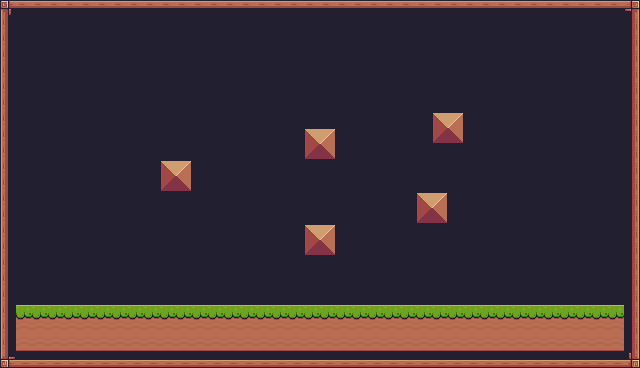

This is a level from a 2D game, rendered from its Tiled map with the project's own tilesets. A one-line summary and the complete map file follow:
An orthogonal 40x23 tile map with 16x16 px tiles, 1 tile layer (Background), 1 hidden layer not drawn.

<map version="1.10" tiledversion="1.10.2" orientation="orthogonal" renderorder="right-down" width="40" height="23" tilewidth="16" tileheight="16" infinite="0" nextlayerid="3" nextobjectid="1">
 <tileset firstgid="1" source="Terrain_16by16.tsx" />
 <layer id="1" name="Background" width="40" height="23">
  <data encoding="csv">
89,90,90,90,90,90,90,90,90,90,90,90,90,90,90,90,90,90,90,90,90,90,90,90,90,90,90,90,90,90,90,90,90,90,90,90,90,90,90,91,
111,24,24,24,24,24,24,24,24,24,24,24,24,24,24,24,24,24,24,24,24,24,24,24,24,24,24,24,24,24,24,24,24,24,24,24,24,24,24,113,
111,24,24,24,24,24,24,24,24,24,24,24,24,24,24,24,24,24,24,24,24,24,24,24,24,24,24,24,24,24,24,24,24,24,24,24,24,24,24,113,
111,24,24,24,24,24,24,24,24,24,24,24,24,24,24,24,24,24,24,24,24,24,24,24,24,24,24,24,24,24,24,24,24,24,24,24,24,24,24,113,
111,24,24,24,24,24,24,24,24,24,24,24,24,24,24,24,24,24,24,24,24,24,24,24,24,24,24,24,24,24,24,24,24,24,24,24,24,24,24,113,
111,24,24,24,24,24,24,24,24,24,24,24,24,24,24,24,24,24,24,24,24,24,24,24,24,24,24,24,24,24,24,24,24,24,24,24,24,24,24,113,
111,24,24,24,24,24,24,24,24,24,24,24,24,24,24,24,24,24,24,24,24,24,24,24,24,24,24,24,24,24,24,24,24,24,24,24,24,24,24,113,
111,24,24,24,24,24,24,24,24,24,24,24,24,24,24,24,24,24,24,24,24,24,24,24,24,24,24,36,37,24,24,24,24,24,24,24,24,24,24,113,
111,24,24,24,24,24,24,24,24,24,24,24,24,24,24,24,24,24,24,36,37,24,24,24,24,24,24,58,59,24,24,24,24,24,24,24,24,24,24,113,
111,24,24,24,24,24,24,24,24,24,24,24,24,24,24,24,24,24,24,58,59,24,24,24,24,24,24,24,24,24,24,24,24,24,24,24,24,24,24,113,
111,24,24,24,24,24,24,24,24,24,36,37,24,24,24,24,24,24,24,24,24,24,24,24,24,24,24,24,24,24,24,24,24,24,24,24,24,24,24,113,
111,24,24,24,24,24,24,24,24,24,58,59,24,24,24,24,24,24,24,24,24,24,24,24,24,24,24,24,24,24,24,24,24,24,24,24,24,24,24,113,
111,24,24,24,24,24,24,24,24,24,24,24,24,24,24,24,24,24,24,24,24,24,24,24,24,24,36,37,24,24,24,24,24,24,24,24,24,24,24,113,
111,24,24,24,24,24,24,24,24,24,24,24,24,24,24,24,24,24,24,24,24,24,24,24,24,24,58,59,24,24,24,24,24,24,24,24,24,24,24,113,
111,24,24,24,24,24,24,24,24,24,24,24,24,24,24,24,24,24,24,36,37,24,24,24,24,24,24,24,24,24,24,24,24,24,24,24,24,24,24,113,
111,24,24,24,24,24,24,24,24,24,24,24,24,24,24,24,24,24,24,58,59,24,24,24,24,24,24,24,24,24,24,24,24,24,24,24,24,24,24,113,
111,24,24,24,24,24,24,24,24,24,24,24,24,24,24,24,24,24,24,24,24,24,24,24,24,24,24,24,24,24,24,24,24,24,24,24,24,24,24,113,
111,24,24,24,24,24,24,24,24,24,24,24,24,24,24,24,24,24,24,24,24,24,24,24,24,24,24,24,24,24,24,24,24,24,24,24,24,24,24,113,
111,24,24,24,24,24,24,24,24,24,24,24,24,24,24,24,24,24,24,24,24,24,24,24,24,24,24,24,24,24,24,24,24,24,24,24,24,24,24,113,
111,8,8,8,8,8,8,8,8,8,8,8,8,8,8,8,8,8,8,8,8,8,8,8,8,8,8,8,8,8,8,8,8,8,8,8,8,8,8,113,
111,30,30,30,30,30,30,30,30,30,30,30,30,30,30,30,30,30,30,30,30,30,30,30,30,30,30,30,30,30,30,30,30,30,30,30,30,30,30,113,
111,52,52,52,52,52,52,52,52,52,52,52,52,52,52,52,52,52,52,52,52,52,52,52,52,52,52,52,52,52,52,52,52,52,52,52,52,52,52,113,
133,134,134,134,134,134,134,134,134,134,134,134,134,134,134,134,134,134,134,134,134,134,134,134,134,134,134,134,134,134,134,134,134,134,134,134,134,134,134,135
</data>
 </layer>
 <layer id="2" name="Tile Layer 2" width="40" height="23" visible="0" locked="1">
  <data encoding="csv">
0,0,0,0,0,0,0,0,0,0,0,0,0,0,0,0,0,0,0,0,0,0,0,0,0,0,0,0,0,0,0,0,0,0,0,0,0,0,0,0,
0,0,0,0,0,0,0,0,0,0,0,0,0,0,0,0,0,0,0,0,0,0,0,0,0,0,0,0,0,0,0,0,0,0,0,0,0,0,0,0,
0,0,0,0,0,0,0,0,0,0,0,0,0,0,0,0,0,0,0,0,0,0,0,0,0,0,0,0,0,0,0,0,0,0,0,0,0,0,0,0,
0,0,0,0,0,0,0,0,0,0,0,0,0,0,0,0,0,0,0,0,0,0,0,0,0,0,0,0,0,0,0,0,0,0,0,0,0,0,0,0,
0,0,0,0,0,0,0,0,0,0,0,0,0,0,0,0,0,0,0,0,0,0,0,0,0,0,0,0,0,0,0,0,0,0,0,0,0,0,0,0,
0,0,0,0,0,0,0,0,0,0,0,0,0,0,0,0,0,0,0,0,0,0,0,0,0,0,0,0,0,0,0,0,0,0,0,0,0,0,0,0,
0,0,0,0,0,0,0,0,0,0,0,0,0,0,0,0,0,0,0,0,0,0,0,0,0,0,0,0,0,0,0,0,0,0,0,0,0,0,0,0,
0,0,0,0,0,0,0,0,0,0,0,0,0,0,0,0,0,0,0,0,0,0,0,0,0,0,0,0,0,0,0,0,0,0,0,0,0,0,0,0,
0,0,0,0,0,0,0,0,0,0,0,0,0,0,0,0,0,0,0,0,0,0,0,0,0,0,0,0,0,0,0,0,0,0,0,0,0,0,0,0,
0,0,0,0,0,0,0,0,0,0,0,0,0,0,0,0,0,0,0,0,0,0,0,0,0,0,0,0,0,0,0,0,0,0,0,0,0,0,0,0,
0,0,0,0,0,0,0,0,0,0,0,0,0,0,0,0,0,0,0,0,0,0,0,0,0,0,0,0,0,0,0,0,0,0,0,0,0,0,0,0,
0,0,0,0,0,0,0,0,0,0,0,0,0,0,0,0,0,0,0,0,0,0,0,0,0,0,0,0,0,0,0,0,0,0,0,0,0,0,0,0,
0,0,0,0,0,0,0,0,0,0,0,0,0,0,0,0,0,0,0,0,0,0,0,0,0,0,0,0,0,0,0,0,0,0,0,0,0,0,0,0,
0,0,0,0,0,0,0,0,0,0,0,0,0,0,0,0,0,0,0,0,0,0,0,0,0,0,0,0,0,0,0,0,0,0,0,0,0,0,0,0,
0,0,0,0,0,0,0,0,0,0,0,0,0,0,0,0,0,0,0,0,0,0,0,0,0,0,0,0,0,0,0,0,0,0,0,0,0,0,0,0,
0,0,0,0,0,0,0,0,0,0,0,0,0,0,0,0,0,0,0,0,0,0,0,0,0,0,0,0,0,0,0,0,0,0,0,0,0,0,0,0,
0,0,0,0,0,0,0,0,0,0,0,0,0,0,0,0,0,0,0,0,0,0,0,0,0,0,0,0,0,0,0,0,0,0,0,0,0,0,0,0,
0,0,0,0,0,0,0,0,0,0,0,0,0,0,0,0,0,0,0,0,0,0,0,0,0,0,0,0,0,0,0,0,0,0,0,0,0,0,0,0,
0,0,0,0,0,0,0,0,0,0,0,0,0,0,0,0,0,0,0,0,0,0,0,0,0,0,0,0,0,0,0,0,0,0,0,0,0,0,0,0,
0,0,0,0,0,0,0,0,0,0,0,0,0,0,0,0,0,0,0,0,0,0,0,0,0,0,0,0,0,0,0,0,0,0,0,0,0,0,0,0,
0,0,0,0,0,0,0,0,0,0,0,0,0,0,0,0,0,0,0,0,0,0,0,0,0,0,0,0,0,0,0,0,0,0,0,0,0,0,0,0,
0,0,0,0,0,0,0,0,0,0,0,0,0,0,0,0,0,0,0,0,0,0,0,0,0,0,0,0,0,0,0,0,0,0,0,0,0,0,0,0,
0,0,0,0,0,0,0,0,0,0,0,0,0,0,0,0,0,0,0,0,0,0,0,0,0,0,0,0,0,0,0,0,0,0,0,0,0,0,0,0
</data>
 </layer>
</map>
